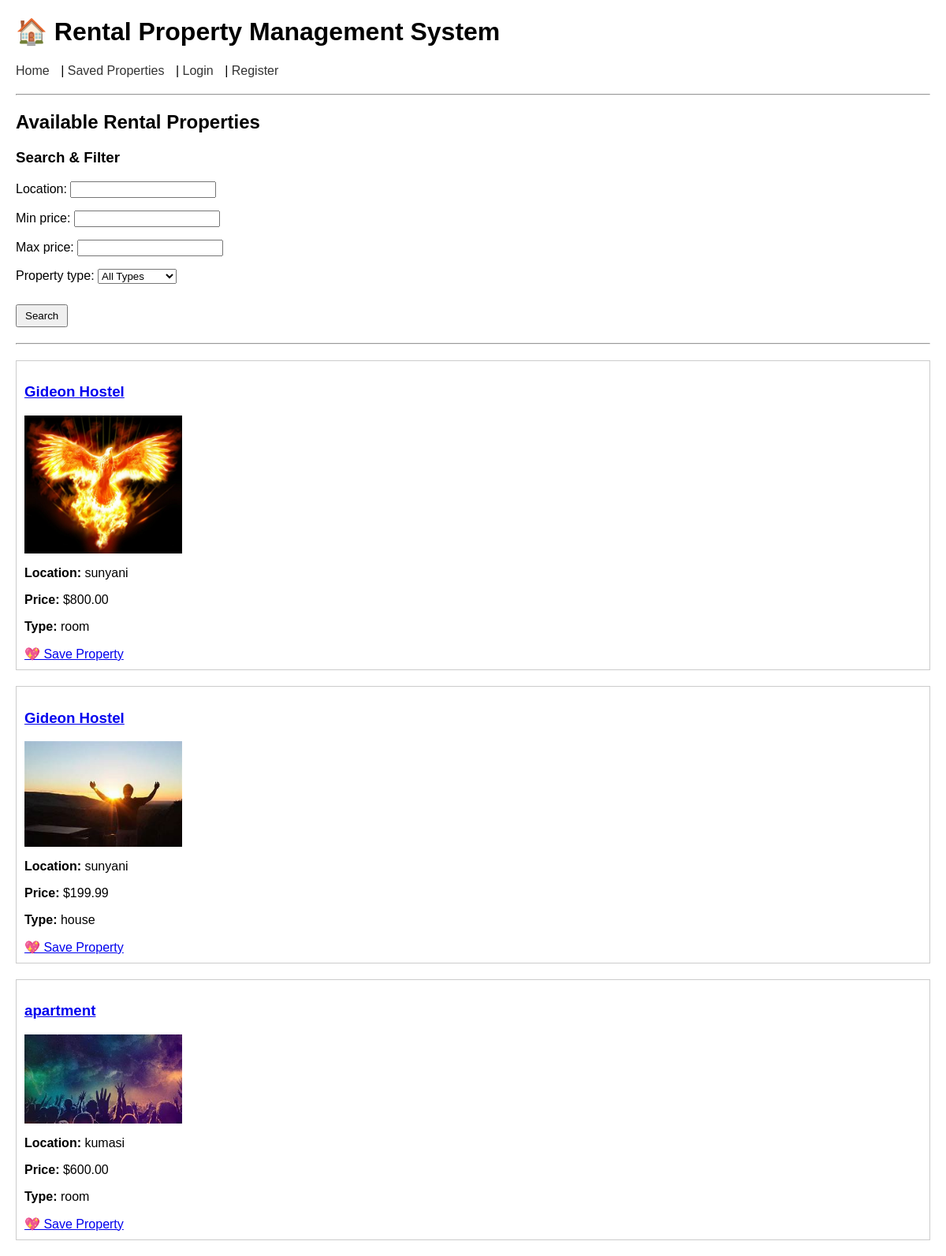
Before: / with the older database file.
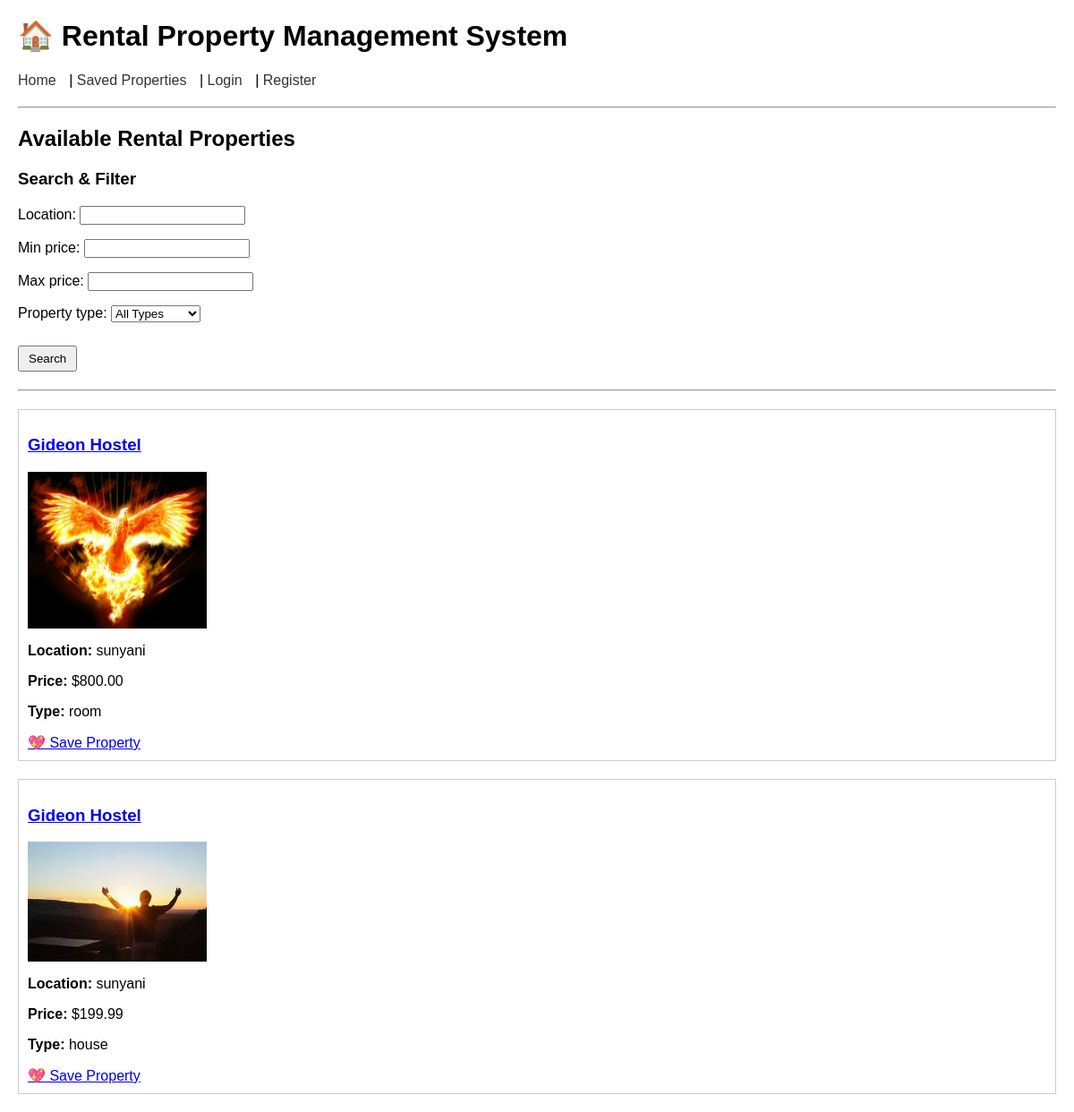
After: the same page with the newer database file.
### rentals_app/models.py (models this page shows, shortened)
class Property(models.Model):
    PROPERTY_TYPE_CHOICES = (
        ('room', 'Room'),
        ('house', 'Entire House'),
    )
    owner = models.ForeignKey('rentals_app.User', on_delete=models.CASCADE, related_name='properties')
    title = models.CharField(max_length=255)
    location = models.CharField(max_length=255)
    price = models.DecimalField(max_digits=10, decimal_places=2)
    property_type = models.CharField(max_length=10, choices=PROPERTY_TYPE_CHOICES)
    description = models.TextField()
    is_available = models.BooleanField(default=True)
    contact_email = models.EmailField()
    contact_phone = models.CharField(max_length=20, blank=True, null=True)
    created_at = models.DateTimeField(auto_now_add=True)
    updated_at = models.DateTimeField(auto_now=True)
    image = models.ImageField(upload_to='property_images/', null=True, blank=True)  # <-- new field

### rentals_app/views.py (the view)
# urls.py: path('', views.property_list, name='property_list'),
def property_list(request):
    properties = Property.objects.filter(is_available=True)
    form = PropertySearchForm(request.GET)
    if form.is_valid():
        location = form.cleaned_data.get("location")
        min_price = form.cleaned_data.get("min_price")
        max_price = form.cleaned_data.get("max_price")
        property_type = form.cleaned_data.get("property_type")
        if location:
            properties = properties.filter(location__icontains=location)
        if min_price:
            properties = properties.filter(price__gte=min_price)
        if max_price:
            properties = properties.filter(price__lte=max_price)
        if property_type:
            properties = properties.filter(property_type=property_type)
    return render(request, "property_list.html", {"properties": properties, "form": form})

### rentals_app/forms.py
class PropertySearchForm(forms.Form):
    location = forms.CharField(required=False)
    min_price = forms.DecimalField(required=False, decimal_places=2)
    max_price = forms.DecimalField(required=False, decimal_places=2)
    property_type = forms.ChoiceField(
        required=False,
        choices=(
            ('', 'All Types'),
            ('room', 'Room'),
            ('house', 'Entire House'),
        )
    )

### templates/property_list.html (shortened to what this page needs)
{% extends "base.html" %}
{% block content %}
<h2>Available Rental Properties</h2>
<h3>Search & Filter</h3>
<form method="GET">
    {{ form.as_p }}
    <button type="submit">Search</button>
</form>
<hr>
{% for property in properties %}
    <div style="margin-bottom: 20px; border: 1px solid #ccc; padding: 10px;">
        <h3><a href="{% url 'property_detail' property.pk %}">{{ property.title }}</a></h3>
        {% if property.image %}
            <img src="{{ property.image.url }}" alt="{{ property.title }}" style="max-width: 200px; display:block; margin-bottom: 10px;">
        {% endif %}
        <p><strong>Location:</strong> {{ property.location }}</p>
        <p><strong>Price:</strong> ${{ property.price }}</p>
        <p><strong>Type:</strong> {{ property.property_type }}</p>
        <a href="{% url 'save_favorite' property.id %}">💖 Save Property</a>
    </div>
{% empty %}
    <p>No properties available at the moment.</p>
{% endfor %}
{% endblock %}

Changed rows visible on the page:
removed Property: title "apartment", image (picture), location "kumasi", price "600.00", property_type "room"
